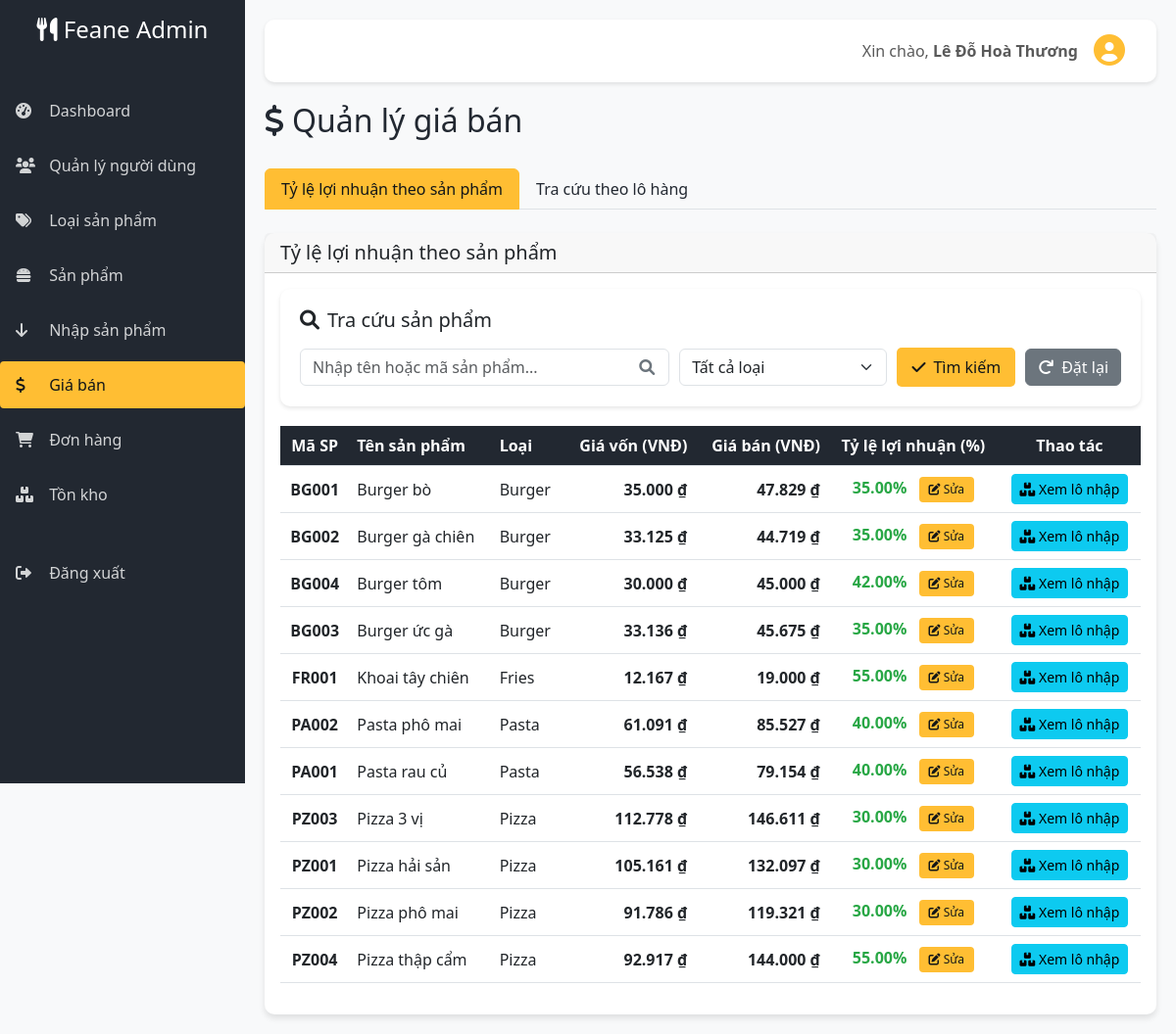
Before: /admin/pricing.php (signed in) with the older database file.
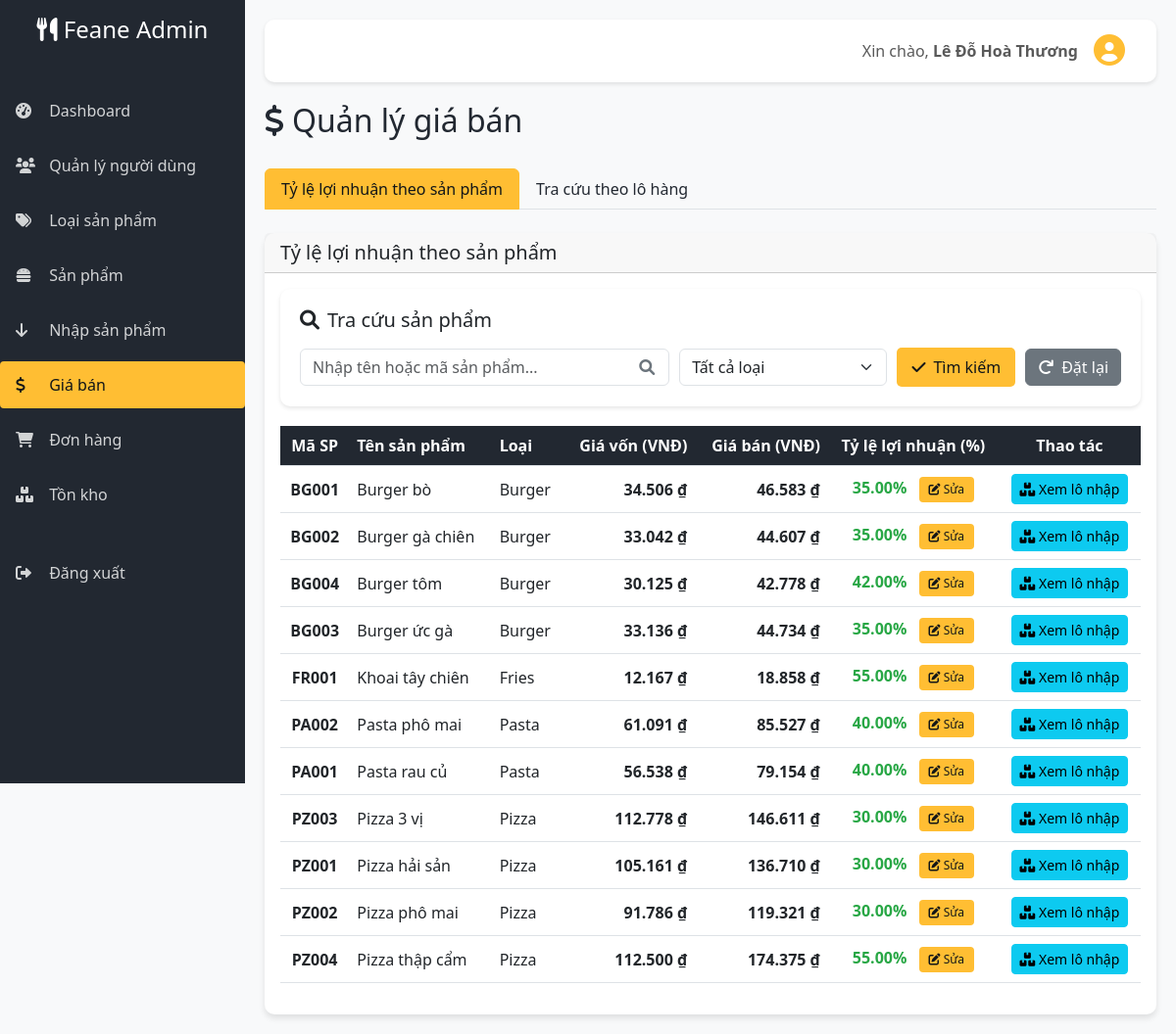
After: the same page with the newer database file.
### tables this page shows
CREATE TABLE `users` (
  `id` int(11) NOT NULL,
  `full_name` varchar(100) NOT NULL,
  `username` varchar(50) NOT NULL,
  `email` varchar(100) NOT NULL,
  `phone` varchar(20) DEFAULT NULL,
  `password` varchar(255) NOT NULL,
  `address` varchar(255) DEFAULT NULL,
  `birthday` date DEFAULT NULL,
  `register_date` date NOT NULL,
  `role` enum('admin','user') DEFAULT 'user',
  `status` enum('active','locked','inactive') DEFAULT 'active',
  `notes` text DEFAULT NULL,
  `avatar` varchar(255) DEFAULT NULL,
  `last_login` datetime DEFAULT NULL,
  `created_at` timestamp NOT NULL DEFAULT current_timestamp(),
  `updated_at` timestamp NOT NULL DEFAULT current_timestamp() ON UPDATE current_timestamp()
);

CREATE TABLE `products` (
  `id` int(11) NOT NULL,
  `code` varchar(20) NOT NULL,
  `name` varchar(200) NOT NULL,
  `category_id` int(11) NOT NULL,
  `description` text DEFAULT NULL,
  `image` varchar(255) DEFAULT NULL,
  `cost_price` decimal(10,2) NOT NULL,
  `selling_price` decimal(10,2) NOT NULL,
  `stock_quantity` int(11) DEFAULT 0,
  `status` enum('active','inactive') DEFAULT 'active',
  `created_at` timestamp NOT NULL DEFAULT current_timestamp(),
  `updated_at` timestamp NOT NULL DEFAULT current_timestamp() ON UPDATE current_timestamp(),
  `profit_percentage` int(11) DEFAULT NULL
);

CREATE TABLE `categories` (
  `id` int(11) NOT NULL,
  `name` varchar(100) NOT NULL,
  `description` text DEFAULT NULL,
  `image` varchar(255) DEFAULT NULL,
  `status` enum('active','inactive') DEFAULT 'active',
  `created_at` timestamp NOT NULL DEFAULT current_timestamp(),
  `updated_at` timestamp NOT NULL DEFAULT current_timestamp() ON UPDATE current_timestamp()
);

### admin/pricing.php (the view, shortened to what this page needs)
<?php
$host = 'localhost';
$dbname = 'fast_food';
$username = 'root';
$password = '';
try {
    $pdo = new PDO("mysql:host=$host;dbname=$dbname;charset=utf8mb4", $username, $password);
    $pdo->setAttribute(PDO::ATTR_ERRMODE, PDO::ERRMODE_EXCEPTION);
    $pdo->setAttribute(PDO::ATTR_DEFAULT_FETCH_MODE, PDO::FETCH_ASSOC);
} catch (PDOException $e) {
    die("Database connection failed: " . $e->getMessage());
}
$admin_id = $_SESSION['admin_id'];
$stmt = $pdo->prepare("SELECT id, full_name, username, email, phone, address, birthday, register_date, role, status, last_login FROM users WHERE id = ?");
$stmt->execute([$admin_id]);
$admin_info = $stmt->fetch();
function formatVND($amount) {
    return number_format($amount, 0, ',', '.') . ' ₫';
}
$stmt = $pdo->query("
    SELECT p.id, p.code, p.name, p.cost_price, p.selling_price,
           p.profit_percentage, c.name as category_name, c.id as category_id
    FROM products p
    JOIN categories c ON p.category_id = c.id
    WHERE p.status = 'active'
    ORDER BY c.name, p.name
");
$products = $stmt->fetchAll();
?>
<!DOCTYPE html>
<html lang="vi">
<head>
    <link href="https://cdn.jsdelivr.net/npm/bootstrap@5.3.0-alpha1/dist/css/bootstrap.min.css" rel="stylesheet">
    <link rel="stylesheet" href="https://cdnjs.cloudflare.com/ajax/libs/font-awesome/6.0.0/css/all.min.css">
</head>
<body>
    <div class="sidebar">
        <div class="p-3">
            <h4 class="text-center mb-4"><i class="fas fa-utensils"></i> Feane Admin</h4>
        </div>
        <ul class="nav flex-column">
            <li class="nav-item"><a class="nav-link" href="admin.php"><i class="fas fa-tachometer-alt"></i> <span>Dashboard</span></a></li>
            <li class="nav-item"><a class="nav-link" href="users.php"><i class="fas fa-users"></i> <span>Quản lý người dùng</span></a></li>
            <li class="nav-item"><a class="nav-link" href="categories.php"><i class="fas fa-tags"></i> <span>Loại sản phẩm</span></a></li>
            <li class="nav-item"><a class="nav-link" href="products.php"><i class="fas fa-hamburger"></i> <span>Sản phẩm</span></a></li>
            <li class="nav-item"><a class="nav-link" href="imports.php"><i class="fas fa-arrow-down"></i> <span>Nhập sản phẩm</span></a></li>
            <li class="nav-item"><a class="nav-link active" href="pricing.php"><i class="fas fa-dollar-sign"></i> <span>Giá bán</span></a></li>
            <li class="nav-item"><a class="nav-link" href="orders.php"><i class="fas fa-shopping-cart"></i> <span>Đơn hàng</span></a></li>
            <li class="nav-item"><a class="nav-link" href="inventory.php"><i class="fas fa-boxes"></i> <span>Tồn kho</span></a></li>
            <li class="nav-item mt-4"><a class="nav-link" href="logout.php"><i class="fas fa-sign-out-alt"></i> <span>Đăng xuất</span></a></li>
        </ul>
    </div>
    <div class="main-content">
        <nav class="navbar navbar-expand-lg navbar-custom">
            <div class="container-fluid">
                <div class="d-flex align-items-center ms-auto">
                    <span class="navbar-text me-3">
                        Xin chào, <strong><?php echo htmlspecialchars($admin_info['full_name'] ?: $admin_info['username']); ?></strong>
                    </span>
                    <button class="avatar-btn" data-bs-toggle="modal" data-bs-target="#profileModal">
                        <i class="fas fa-user-circle fa-2x"></i>
                    </button>
                </div>
            </div>
        </nav>
        <div class="page-header">
            <h2><i class="fas fa-dollar-sign me-2"></i>Quản lý giá bán</h2>
        </div>
        <ul class="nav nav-tabs" id="pricingTabs" role="tablist">
            <li class="nav-item">
                <a class="nav-link active" id="product-tab" data-bs-toggle="tab" href="#product">Tỷ lệ lợi nhuận theo sản phẩm</a>
            </li>
            <li class="nav-item">
                <a class="nav-link" id="import-tab" data-bs-toggle="tab" href="#import">Tra cứu theo lô hàng</a>
            </li>
        </ul>
        <div class="tab-content" id="pricingTabsContent">
            <div class="tab-pane fade show active" id="product">
                <div class="card card-custom mt-4">
                    <div class="card-header d-flex justify-content-between align-items-center flex-wrap">
                        <h5 class="card-title mb-0">Tỷ lệ lợi nhuận theo sản phẩm</h5>
                    </div>
                    <div class="card-body">
                        <div class="global-search-container">
                            <h5 class="mb-3"><i class="fas fa-search me-2"></i>Tra cứu sản phẩm</h5>
                            <form class="search-form" id="global-search-form">
                                <div class="search-input-container">
                                    <input type="text" class="form-control search-input" id="global-search-input" placeholder="Nhập tên hoặc mã sản phẩm...">
                                    <i class="fas fa-search search-icon"></i>
                                </div>
                                <div class="search-input-container">
                                    <select class="form-select" id="category-filter">
                                        <option value="">Tất cả loại</option>
                                    </select>
                                </div>
                                <button type="submit" class="btn btn-custom search-btn"><i class="fas fa-check me-2"></i>Tìm kiếm</button>
                                <button type="button" class="btn btn-secondary" id="reset-search"><i class="fas fa-redo me-2"></i>Đặt lại</button>
                            </form>
                        </div>
                        <div class="table-responsive">
                            <table class="table table-hover">
                                <thead>
                                    <tr>
                                        <th class="text-center">Mã SP</th>
                                        <th>Tên sản phẩm</th>
                                        <th>Loại</th>
                                        <th class="text-end">Giá vốn (VNĐ)</th>
                                        <th class="text-end">Giá bán (VNĐ)</th>
                                        <th class="text-center">Tỷ lệ lợi nhuận (%)</th>
                                        <th class="text-center">Thao tác</th>
                                    </tr>
                                </thead>
                                <tbody id="product-tbody">
                                    <?php foreach ($products as $product): ?>
                                    <tr data-id="<?php echo $product['id']; ?>"
                                        data-cost="<?php echo $product['cost_price']; ?>"
                                        data-category-id="<?php echo $product['category_id']; ?>">
                                        <td class="text-center"><strong><?php echo htmlspecialchars($product['code']); ?></strong></td>
                                        <td><?php echo htmlspecialchars($product['name']); ?></td>
                                        <td><?php echo htmlspecialchars($product['category_name']); ?></td>
                                        <td class="cost-price text-end"><?php echo formatVND($product['cost_price']); ?></td>
                                        <td class="selling-price text-end"><?php echo formatVND($product['selling_price']); ?></td>
                                        <td class="text-center">
                                            <div id="profit-cell-<?php echo $product['id']; ?>">
                                                <span class="profit-percentage"><?php echo number_format($product['profit_percentage'], 2); ?>%</span>
                                                <button class="edit-profit-btn ms-2" data-id="<?php echo $product['id']; ?>" data-profit="<?php echo $product['profit_percentage']; ?>">
                                                    <i class="fas fa-edit"></i> Sửa
                                                </button>
                                            </div>
                                        </td>
                                        <td class="text-center">
                                            <button class="btn btn-sm btn-info view-lots" data-id="<?php echo $product['id']; ?>" data-name="<?php echo htmlspecialchars($product['name']); ?>">
                                                <i class="fas fa-boxes"></i> Xem lô nhập
                                            </button>
                                        </td>
                                    </tr>
                                    <?php endforeach; ?>
                                </tbody>
                            </table>
                        </div>
                    </div>
                </div>
            </div>
        </div>
    </div>
</body>
</html>

### admin/pricing.php (style rules this page uses)
:root { --primary-color: #ffbe33; --secondary-color: #222831; --light-color: #ffffff; --dark-color: #121618; }
body { font-family: 'Segoe UI', Tahoma, Geneva, Verdana, sans-serif; background-color: #f8f9fa; overflow-x: hidden; }
.sidebar { min-height: 100vh; background-color: var(--secondary-color); color: var(--light-color); transition: all 0.3s; position: fixed; z-index: 100; width: 250px; }
.sidebar .nav-link { color: rgba(255, 255, 255, 0.8); padding: 0.75rem 1rem; margin: 0.25rem 0; border-radius: 0.25rem; transition: all 0.2s; }
.sidebar .nav-link:hover, .sidebar .nav-link.active { background-color: var(--primary-color); color: var(--dark-color); }
.sidebar .nav-link i { width: 20px; margin-right: 10px; }
.main-content { margin-left: 250px; padding: 20px; transition: all 0.3s; }
.navbar-custom { background-color: var(--light-color); box-shadow: 0 2px 4px rgba(0,0,0,.1); border-radius: 10px; padding: 12px 20px; margin-bottom: 20px; }
.card-custom { border: none; border-radius: 10px; box-shadow: 0 4px 6px rgba(0,0,0,.1); transition: transform 0.3s; }
.btn-custom { background-color: var(--primary-color); color: var(--dark-color); border: none; border-radius: 5px; padding: 8px 15px; transition: all 0.3s; }
.avatar-btn { background: transparent; border: none; cursor: pointer; padding: 0; transition: transform 0.2s; }
.avatar-btn i { font-size: 2rem; color: var(--primary-color); }
.profit-percentage { font-weight: bold; color: #28a745; }
.cost-price { color: #6c757d; font-weight: 600; }
.selling-price { font-weight: bold; color: #dc3545; }
.global-search-container { background-color: white; border-radius: 10px; padding: 20px; margin-bottom: 20px; box-shadow: 0 2px 4px rgba(0,0,0,.1); }
.search-form { display: flex; gap: 10px; align-items: center; flex-wrap: wrap; }
.search-input-container { flex-grow: 1; position: relative; min-width: 200px; }
.search-input { padding-right: 45px; }
.search-icon { position: absolute; right: 15px; top: 50%; transform: translateY(-50%); color: #6c757d; }
.nav-tabs .nav-link.active { background-color: var(--primary-color); color: var(--dark-color); border-color: var(--primary-color); }
.nav-tabs .nav-link { color: var(--secondary-color); }
.table th { background-color: var(--secondary-color); color: var(--light-color); vertical-align: middle; }
.table td { vertical-align: middle; }
.edit-profit-btn { background-color: var(--primary-color); color: var(--dark-color); border: none; padding: 4px 10px; border-radius: 4px; font-size: 12px; cursor: pointer; transition: all 0.3s; }
.page-header { display: flex; justify-content: space-between; align-items: center; margin-bottom: 30px; }
.page-header h2 { margin: 0; color: var(--secondary-color); }

Changed rows visible on the page:
changed products "BG001": cost_price "35.000 ₫" → "34.506 ₫"; selling_price "47.829 ₫" → "46.583 ₫"
changed products "BG002": cost_price "33.125 ₫" → "33.042 ₫"; selling_price "44.719 ₫" → "44.607 ₫"
changed products "BG004": cost_price "30.000 ₫" → "30.125 ₫"; selling_price "45.000 ₫" → "42.778 ₫"
changed products "BG003": selling_price "45.675 ₫" → "44.734 ₫"
changed products "FR001": selling_price "19.000 ₫" → "18.858 ₫"
changed products "PZ001": selling_price "132.097 ₫" → "136.710 ₫"
changed products "PZ004": cost_price "92.917 ₫" → "112.500 ₫"; selling_price "144.000 ₫" → "174.375 ₫"
